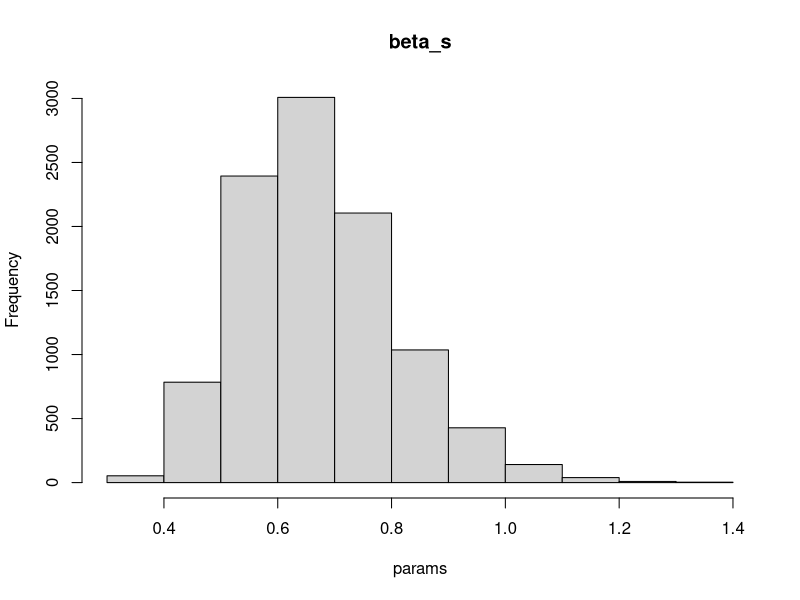
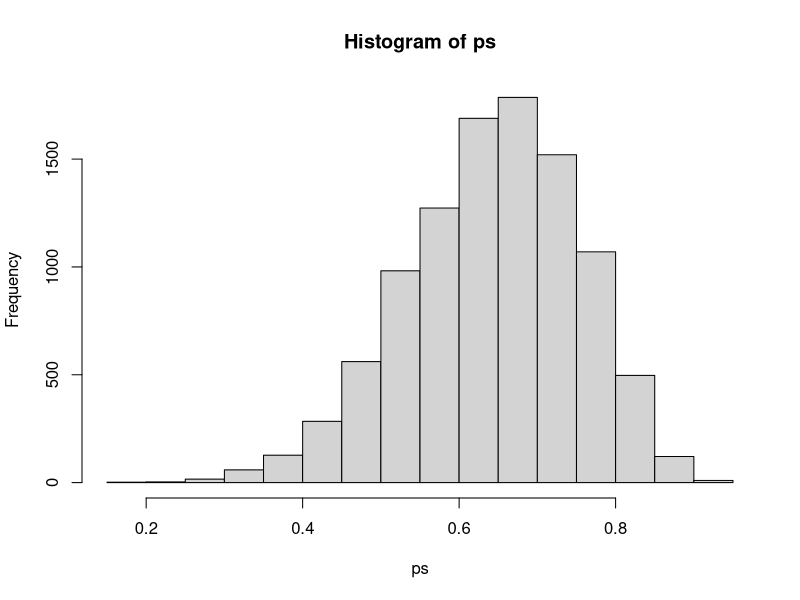
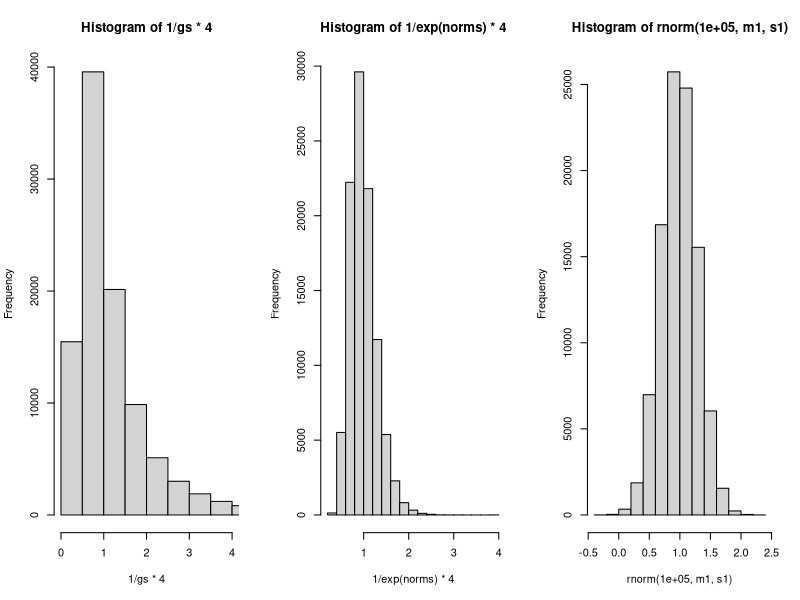

The R script that drew these images, in order:
# priors.R

rev_logistic <- function(x) {
  log((1/x)-1)
}

logistic <- function(x) {
  1 / (1 + exp(x))
}

# log_beta_s
ntot <- 106000000
mu <- log(0.658/ntot)
sigma <- 0.2
norms <- rnorm(10000, mu, sigma)
params <- exp(norms) * ntot
hist(params, main = "beta_s")


# beta_reduce
mu <- rev_logistic(0.65)  # from literature
sigma <- 0.5  # assumptions
norms <- rnorm(10000, mu, sigma)
ps <- logistic(norms)
hist(ps)

# log_g_c
par(mfrow = c(1,3))
a <- 2.5
b <- 0.5
gs <- rgamma(100000, a, b)
hist(1/gs*4, breaks = 500, xlim = c(0, 4))
mu <- a/b
sigma <- sqrt(a/(b^2))
mul <- log(mu) - 0.5*log((sigma/mu)^2 + 1)
sigmal <- sqrt(log((sigma/mu)^2) + 1)
norms <- rnorm(100000, mul, sigmal)
hist(1/exp(norms)*4)
m1 <- mean(1/exp(norms)*4)
s1 <- sd(1/exp(norms)*4)
hist(rnorm(100000, m1, s1))

